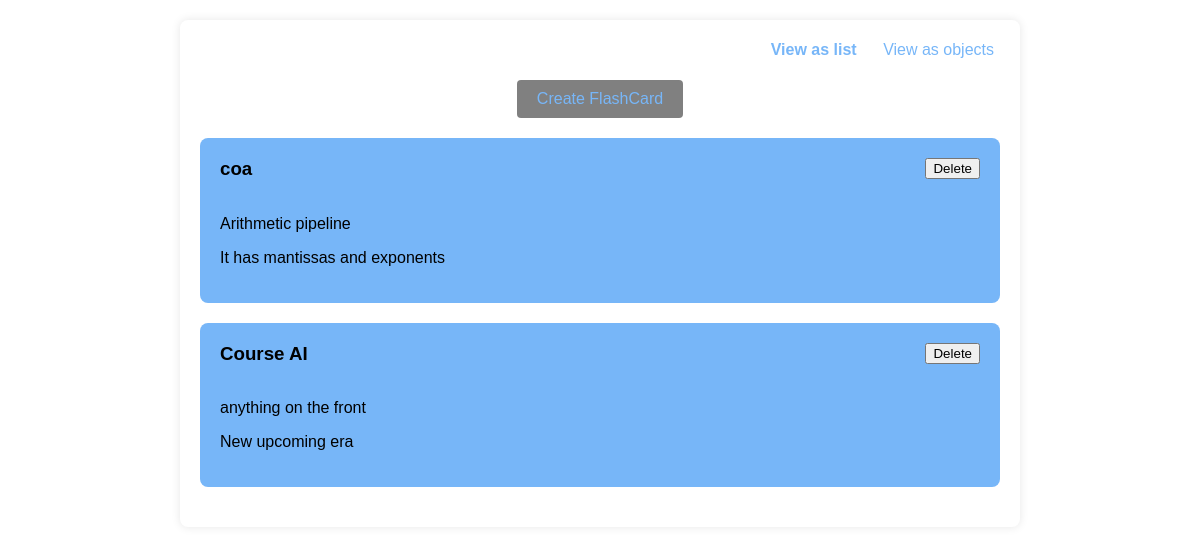
Screenshot of /flashcards/ with the database file from the repository.
### FlashApp/models.py (models this page shows, shortened)
class Flashcard(models.Model):
    title = models.CharField(max_length=200)
    front_side = models.TextField()
    back_side = models.TextField()

### FlashApp/views.py (the view)
# urls.py: path('', views.flashcard_list, name='flashcard_list'),
def flashcard_list(request):
    flashcards = Flashcard.objects.all()
    return render(request, 'FlashApp/flashcard_list.html', {'flashcards': flashcards})

### FlashApp/templates/FlashApp/flashcard_list.html (shortened to what this page needs)
<!DOCTYPE html>
<html lang = "en">
    <head>
        </head>{% load static %}
        <link rel="stylesheet" href="{% static 'FlashApp/styles.css' %}">
    </head>
    <body>
        <div class = "container">
            <div class="view-options">
                <button class="list-view active">View as list</button>
                <button class="object-view">View as objects</button>
            </div>
            <div class="create-flashcard">
                <a href="{% url 'create_flashcard' %}"><button>Create FlashCard</button></a>
            </div>
            <div class="flashcard-list">
                {% for flashcard in flashcards %}
                <div class="flashcard">
                    <div style = "display: flex; flex-direction: row; justify-content: space-between;"><h3>{{ flashcard.title }}</h3>
                    <form action="{% url 'delete_flashcard' flashcard.id %}" method="post">
                    <button type="submit">
                        Delete
                    </button>
                </form></div>
                    <p>{{ flashcard.front_side }}</p>
                    <p>{{ flashcard.back_side }}</p>
                </div>
                {% endfor %}
            </div>
        </div>
    </body>
</html>

### FlashApp/static/FlashApp/styles.css (style rules this page uses)
body { font-family: Arial, sans-serif; margin: 0; padding: 0; background-color: white; }
.container { max-width: 800px; margin: 20px auto; padding: 20px; background-color: white; border-radius: 8px; box-shadow: 0 0 10px rgba(0, 0, 0, 0.1); }
.view-options { text-align: right; margin-bottom: 20px; }
.view-options button { background-color: transparent; border: none; cursor: pointer; font-size: 16px; margin-left: 10px; color: #77b6f8; transition: color 0.3s; }
.view-options button.active { font-weight: bold; color: #77b6f8; }
.create-flashcard { text-align: center; margin-bottom: 20px; }
.create-flashcard button { background-color: grey; color: #77b6f8; border: none; border-radius: 4px; padding: 10px 20px; font-size: 16px; cursor: pointer; transition: background-color 0.3s; }
.flashcard { background-color: #77b6f8; border-radius: 8px; padding: 20px; margin-bottom: 20px; }
.flashcard h3 { margin-top: 0; }

### rows the page displays
Flashcard: title "coa", front_side "Arithmetic pipeline", back_side "It has mantissas and exponents"
Flashcard: title "Course AI", front_side "anything on the front", back_side "New upcoming era"
